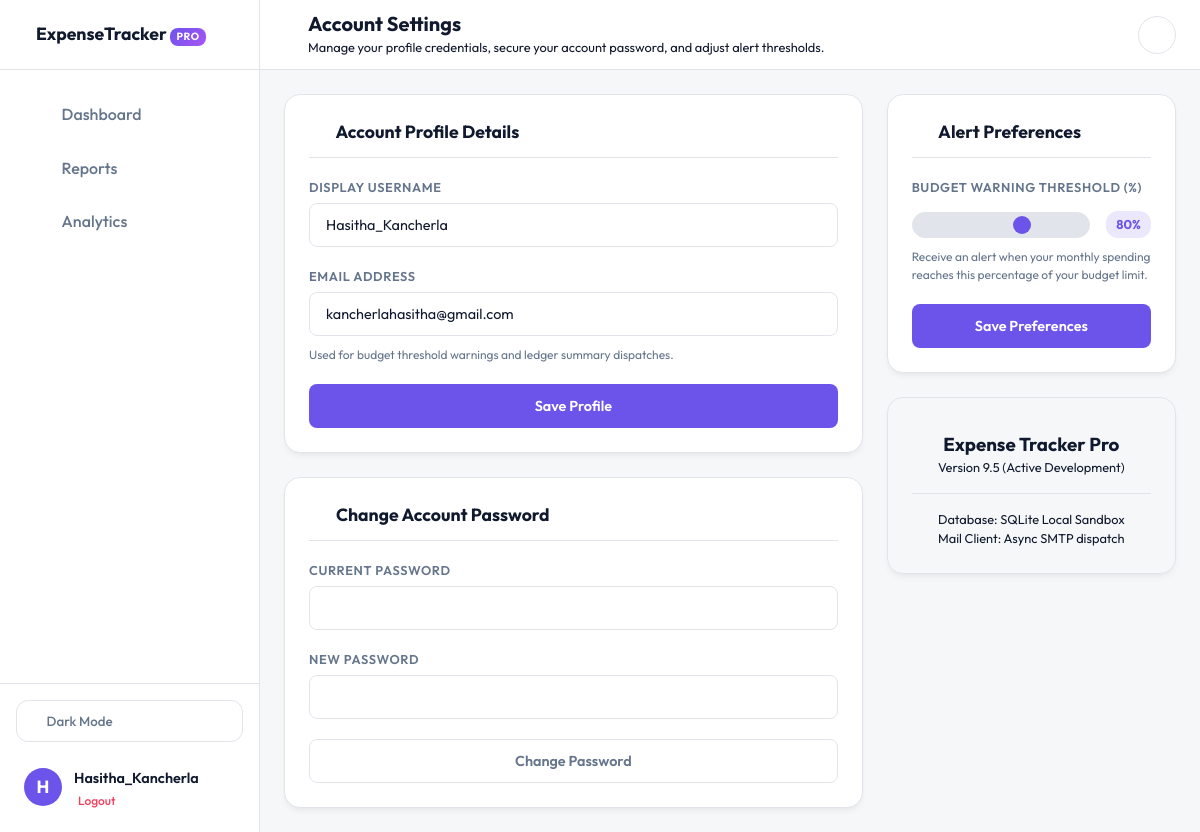
/settings (signed in), run on the app's committed database.
### app.py (models this page shows)
class User(db.Model):
    id = db.Column(
        db.Integer,
        primary_key=True
    )
    username = db.Column(
        db.String(100),
        unique=True,
        nullable=False
    )
    email = db.Column(
        db.String(100),
        unique=True,
        nullable=False
    )
    password = db.Column(
        db.String(255),
        nullable=False
    )
    threshold = db.Column(
        db.Integer,
        default=80,
        nullable=False
    )

### app.py (the view, shortened to what this page needs)
@app.route('/settings', methods=['GET', 'POST'])
def settings():
    if 'user_id' not in session:
        return redirect('/login')
    user = User.query.get(session['user_id'])
    if not user:
        return redirect('/login')
    return render_template(
        'settings.html',
        user=user
    )

### templates/settings.html (shortened to what this page needs)
<!DOCTYPE html>
<html lang="en">
<head>
    <link rel="stylesheet" href="{{ url_for('static', filename='style.css') }}">
</head>
<body class="app-shell">
    <div class="app-layout">
        <aside class="sidebar-nav" id="sidebarNav">
            <div class="sidebar-brand">
                <span class="brand-text">ExpenseTracker <span class="badge-pro">PRO</span></span>
            </div>
            <nav class="sidebar-menu">
                <ul>
                    <li>
                        <a href="/">
                            <i data-lucide="layout-dashboard"></i>
                            <span>Dashboard</span>
                        </a>
                    </li>
                    <li>
                        <a href="/reports" onclick="showLoader()">
                            <i data-lucide="file-spreadsheet"></i>
                            <span>Reports</span>
                        </a>
                    </li>
                    <li>
                        <a href="/analytics" onclick="showLoader()">
                            <i data-lucide="trending-up"></i>
                            <span>Analytics</span>
                        </a>
                    </li>
                </ul>
            </nav>
            <div class="sidebar-footer">
                <button class="theme-toggle-btn-sidebar" onclick="toggleDarkMode()" aria-label="Toggle dark mode">
                    <span class="theme-text">Dark Mode</span>
                </button>
                <div class="sidebar-user">
                    <a href="/settings" class="sidebar-avatar-link" onclick="showLoader()" title="Profile Settings">
                        <div class="user-avatar">{{ session['username'][0].upper() }}</div>
                    </a>
                    <div class="user-info">
                        <a href="/settings" class="sidebar-username-link" onclick="showLoader()" title="Profile Settings">
                            <span class="username">{{ session['username'] }}</span>
                        </a>
                        <a href="/logout" class="logout-link" onclick="showLoader()"> Logout</a>
                    </div>
                </div>
            </div>
        </aside>
        <div class="main-workspace">
            <header class="workspace-header">
                <div class="header-left">
                    <button class="sidebar-toggle-btn" onclick="toggleSidebar()" aria-label="Toggle Navigation Sidebar">
                    </button>
                    <div class="header-titles">
                        <h1>Account Settings</h1>
                        <p class="text-muted">Manage your profile credentials, secure your account password, and adjust alert thresholds.</p>
                    </div>
                </div>
                <div class="header-actions">
                    <div class="header-notifications-wrapper">
                        <button class="notifications-bell-btn" id="notifBellBtn" onclick="toggleNotificationsDropdown(event)" aria-label="Notifications Center">
                            <i data-lucide="bell"></i>
                        </button>
                    </div>
                </div>
            </header>
            <div class="workspace-content">
                <div class="settings-grid">
                    <div class="settings-main">
                        <section class="panel-card animate-fade-in">
                            <div class="panel-header">
                                <h2><i data-lucide="user" class="header-icon-inline"></i> Account Profile Details</h2>
                            </div>
                            <div class="panel-body">
                                <form id="profileForm" method="POST" action="/settings" class="settings-form">
                                    <div class="input-group">
                                        <label for="username">Display Username</label>
                                        <input type="text" id="username" name="username" value="{{ user.username }}" required>
                                    </div>
                                    <div class="input-group">
                                        <label for="email">Email Address</label>
                                        <input type="email" id="email" name="email" value="{{ user.email }}" required>
                                        <small class="help-text">Used for budget threshold warnings and ledger summary dispatches.</small>
                                    </div>
                                    <button type="submit" class="btn btn-primary">Save Profile</button>
                                </form>
                            </div>
                        </section>
                        <section class="panel-card animate-fade-in" style="margin-top: 1.5rem;">
                            <div class="panel-header">
                                <h2><i data-lucide="shield-check" class="header-icon-inline"></i> Change Account Password</h2>
                            </div>
                            <div class="panel-body">
                                <form id="securityForm" method="POST" action="/settings" class="settings-form">
                                    <div class="input-group">
                                        <label for="current_password">Current Password</label>
                                        <input type="password" id="current_password" name="current_password" required>
                                    </div>
                                    <div class="input-group">
                                        <label for="new_password">New Password</label>
                                        <input type="password" id="new_password" name="new_password" required minlength="6">
                                    </div>
                                    <button type="submit" class="btn btn-outline">Change Password</button>
                                </form>
                            </div>
                        </section>
                    </div>
                    <div class="settings-sidebar">
                        <section class="panel-card animate-fade-in">
                            <div class="panel-header">
                                <h2><i data-lucide="bell-ring" class="header-icon-inline"></i> Alert Preferences</h2>
                            </div>
                            <div class="panel-body">
                                <form id="preferencesForm" method="POST" action="/settings" class="settings-form">
                                    <div class="input-group">
                                        <label for="thresholdInput">Budget Warning Threshold (%)</label>
                                        <div class="range-slider-wrapper">
                                            <input type="range" id="thresholdInput" name="threshold" min="50" max="95" step="5" value="{{ user.threshold or 80 }}" oninput="updateThresholdLabel(this.value)">
                                            <span class="slider-val-badge" id="thresholdValBadge">{{ user.threshold or 80 }}%</span>
                                        </div>
                                        <small class="help-text">Receive an alert when your monthly spending reaches this percentage of your budget limit.</small>
                                    </div>
                                    <button type="submit" class="btn btn-primary btn-block">Save Preferences</button>
                                </form>
                            </div>
                        </section>
                        <section class="panel-card info-card animate-fade-in" style="margin-top: 1.5rem; background: var(--card-bg-gradient);">
                            <div class="panel-body text-center">
                                <h3>Expense Tracker Pro</h3>
                                <p class="text-muted text-sm">Version 9.5 (Active Development)</p>
                                <hr class="divider">
                                <p class="text-sm">Database: SQLite Local Sandbox<br>Mail Client: Async SMTP dispatch</p>
                            </div>
                        </section>
                    </div>
                </div>
            </div>
        </div>
    </div>
</body>
</html>

### data on the page
User: username "Hasitha_Kancherla", email "kancherlahasitha@gmail.com", threshold "80"

### other printed values
{{ session['username'][0].upper() }} "H"
